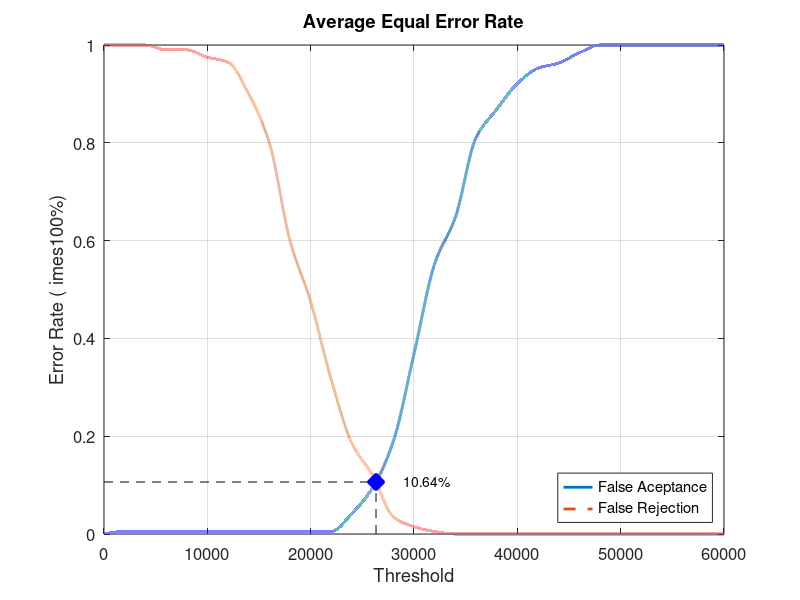
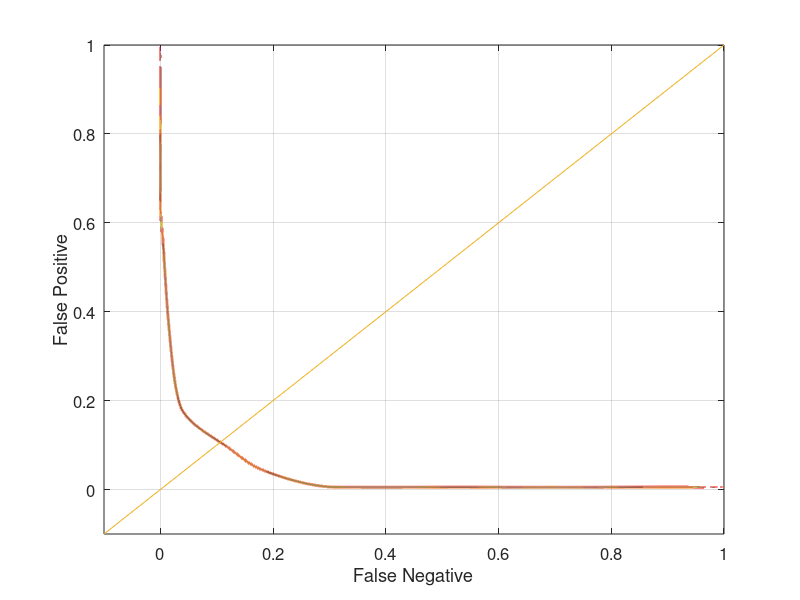

These charts were generated, in order, by the following MATLAB code:
close all;
clear;
clc;
x = 0:2000:60000;
xq = 0:0.5:60000;

y0 = [0 0.00526316 0.00526316 0.00526316 0.00526316 0.00526316 0.00526316 0.00526316 0.00526316 0.00526316 0.00526316 0.00526316 0.0421053 0.0947368 0.189474 0.368421 0.552632 0.647368 0.810526 0.868421 0.921053 0.952632 0.963158 0.984211 1 1 1 1 1 1 1]
yy0 = interp1(x, y0, xq, 'pchip');
y1 = [1 1 1 0.99 0.99 0.975 0.965 0.9 0.8 0.6 0.475 0.315 0.185 0.12 0.035 0.015 0.005 0 0 0 0 0 0 0 0 0 0 0 0 0 0]
yy1 = interp1(x, y1, xq, 'pchip');

% Calculating EER: 
y2 = abs(y0 - y1);
find(y2 == min(y2))
yy2 = abs(yy0 - yy1);
xEER = find(yy2 == min(yy2));
xEERIndex = xq(xEER) % X-axis EER
yEER = yy0(xEER) % Y-axis EER

main = figure
plot(xq, yy0,'-','LineWidth', 2);	hold on
plot(xq, yy1,'--','LineWidth', 2);	hold on
plot([xEERIndex xEERIndex], [0 yEER], 'k--');	hold on
plot([0 xEERIndex], [yEER yEER], 'k--');	hold on
plot(xEERIndex, yEER, 'bx', 'LineWidth', 10);	hold on
text(xEERIndex + 10 * xEERIndex / 100, yEER, [num2str(round((10000 * yEER)) / 100) '%'])
legend('False Aceptance', 'False Rejection', 'Location', 'SouthEast')
xlabel('Threshold')
ylabel('Error Rate (	imes100%)')
title('Average Equal Error Rate')
set(gca, 'FontSize', 12)
axis([0 60000 0 1])
grid on

print(main, 'Database1_1Main', '-dpng');
FNRxFPR = figure('Color', [1 1 1]);
plot(yy1, yy0, '-', yy1, yy0, 'LineWidth', 2);
hold on
y = -0.1:0.1:1
plot(y, y); 
set(gca, 'FontSize', 12)
xlabel('False Negative')
ylabel('False Positive')
axis([-0.1 1 -0.1 1])
set(gca, 'FontSize', 12)
grid on

print(FNRxFPR, 'Database1_1FNRxFPR','-dpng');
